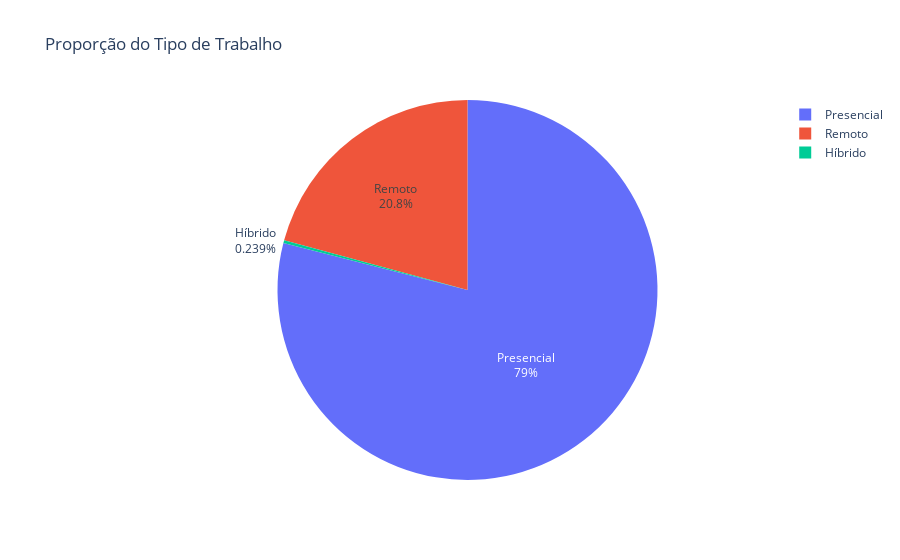

The cell this chart's notebook holds for it:
### Code cell
# Calculando a média salarial por senioridade
ContagemRemoto = BaseDados["Remoto"].value_counts().reset_index()
ContagemRemoto.columns = ["Tipo de Trabalho","Quantidade"]

# Criando o gráfico de barras com Plotly
fig = px.pie(
    ContagemRemoto,
    names  = "Tipo de Trabalho",
    values = "Quantidade",
    title  = "Proporção do Tipo de Trabalho",
#    hole = 0.5
)

fig.update_traces(textinfo='percent+label')

fig.show()

### Figure 1 — Plotly figure (JSON) as saved in the notebook; plotly's stock layout.template omitted (floating-point values rounded to 4 significant figures)
{"data": [{"domain": {"x": [0, 1], "y": [0, 1]}, "hovertemplate": "Tipo de Trabalho=%{label}<br>Quantidade=%{value}<extra></extra>", "labels": ["Presencial", "Remoto", "Híbrido"], "legendgroup": "", "name": "", "showlegend": true, "textinfo": "percent+label", "type": "pie", "values": [105312, 27718, 319]}], "layout": {"legend": {"tracegroupgap": 0}, "title": {"text": "Proporção do Tipo de Trabalho"}}}
